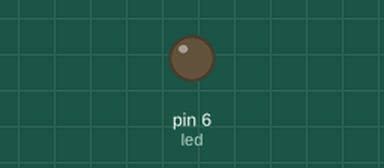
Simulated run of this sketch. Board: Arduino Uno, built with avr-gcc and run on an emulated ATmega328P. Shown: output pins drawn as LEDs (lit = HIGH). What the sketch prints to the serial monitor is not drawn.

Above: at 0.15 s.
At 39.39 s:
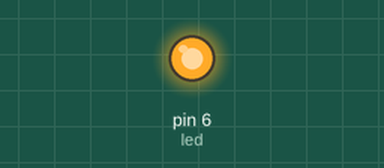
Timing chart, 0 to 40.0 s (numbered marks = the images above):
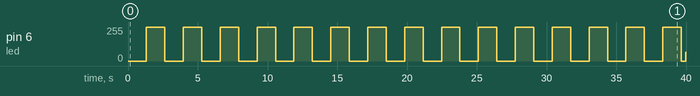

Measured:
- by itself, pin 6 (led): 0/255 → 255/255 at 1.3 s, → 0/255 1.3 s later, → 255/255 1.3 s later, → 0/255 1.3 s later, … (31 changes in this stretch)

The sketch:

3_LedPWMAnalogWrite.ino
```cpp
/*
Creado por : Anthony Viteri
GitHub : https://github.com/AnthonyViteri/Arduino
*/
//PWM tienen una escritura analogica: resolucion de 8bits: 0-255
int led = 6;
void setup() {
  Serial.begin(9600);
  pinMode(led,OUTPUT);
}

void loop() {
  for(int i=0;i<256;i++){
    Serial.println(i);
    analogWrite(led,i);
    delay(5);
  }
  for(int i=255;i>=0;i--){
    Serial.println(i);
    analogWrite(led,i);
    delay(5);
  }
}
```
